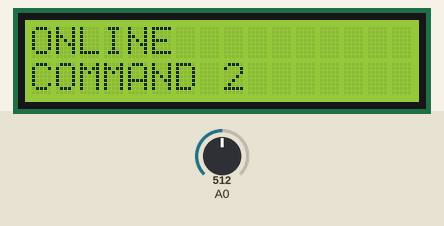
Bench run of a sketch on a simulated Arduino Uno, built with avr-gcc and run on an emulated ATmega328P. Parts: 16×2 character LCD. The inputs (shaded band) are chosen by the test bench; at power-on: A0 = 512. What the sketch prints to the serial monitor is not drawn.

Above: at 1.2 s.
1.3 s: A0 set to 936
At 2.2 s:
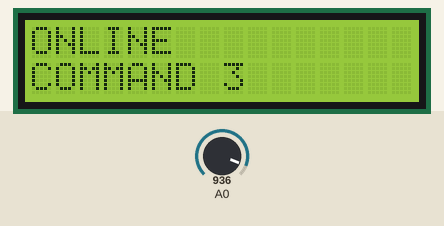
2.9 s: A0 set to 962
At 4.1 s:
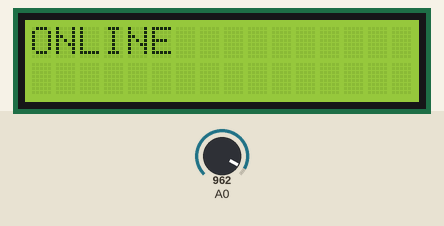
4.4 s: A0 set to 340
At 5.6 s:
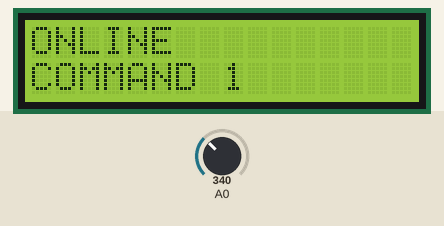
5.9 s: A0 set to 1010
At 6.4 s:
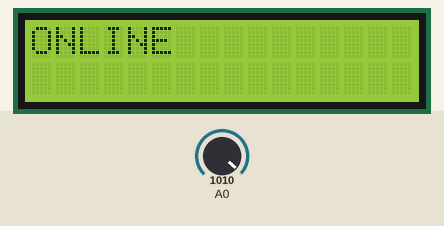
7.4 s: A0 set to 900
At 8.0 s:
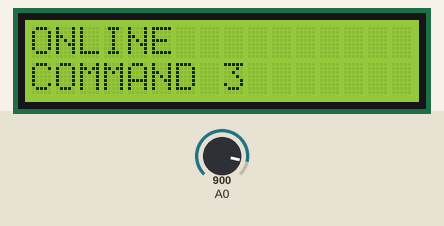
Timing chart, 0 to 9.9 s (numbered marks = the images above; inputs shaded):
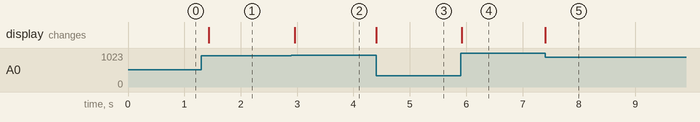

Measured:
- the behaviour switches between 949 and 950 on A0 (found by bisection; images 1 and 2)
- after the input at 1.3 s, the display: changes after 0.13 s (image 1)
- after the input at 2.9 s, the display: changes after 0.06 s (image 2)
- after the input at 4.4 s, the display: changes at once (image 3)
- after the input at 5.9 s, the display: changes at once (image 4)
- after the input at 7.4 s, the display: changes at once (image 5)

The sketch:

LCD-Control.ino
```cpp
// (licence header left out)
#include <LiquidCrystal.h>
#include <ArduinoJson.h>

LiquidCrystal lcd(8, 9, 4, 5, 6, 7);

int lcd_key     = 0;
int adc_key_in  = 0;

#define btnRIGHT  0
#define btnUP     1
#define btnDOWN   2
#define btnLEFT   3
#define btnSELECT 4
#define btnNONE   5

String JumpWaySensorType = "LCD Keypad";
String JumpWaySensorID = "1";

String jsonString = "";
String inputString = "";

int debounceWait = 150;

int read_LCD_buttons(){

    adc_key_in = analogRead(0);

    if (adc_key_in > 1000) return btnNONE;
    if (adc_key_in < 50)   return btnRIGHT;
    if (adc_key_in < 350)  return btnUP;
    if (adc_key_in < 650)  return btnDOWN;
    if (adc_key_in < 950)  return btnLEFT;

    return btnNONE;
}

void setup(){

   Serial.begin(9600);
   lcd.begin(16, 2);
   lcd.setCursor(0,0);
   lcd.print("ONLINE");

}

void incoming(){

  while (Serial.available()) {

    char inChar = (char)Serial.read();

    inputString += inChar;

    if (inChar == '\n') {

      StaticJsonBuffer<200> jsonBuffer;
      JsonObject& root = jsonBuffer.parseObject(inputString);

      String Actuator = root["ActuatorID"];
      String Command = root["Command"];
      int CommandValue = root["CommandValue"];

      if(Command=="TOGGLE"){

          commands(CommandValue);

      }

    }
    inputString = "";
  }

}

void commands(int button){

   switch (button){

       case 1:{

             lcd.print("COMMAND 1");
             jsonString = "{\"Sensor\":\""+JumpWaySensorType+"\",\"SensorID\":\""+JumpWaySensorID+"\",\"SensorValue\": \"1\"}";
             delay(debounceWait);
             Serial.println(jsonString);
             break;

       }

       case 2:{

             lcd.print("COMMAND 2");
             jsonString = "{\"Sensor\":\""+JumpWaySensorType+"\",\"SensorID\":\""+JumpWaySensorID+"\",\"SensorValue\": \"2\"}";
             delay(debounceWait);
             Serial.println(jsonString);
             break;

       }
       case 3:{

             lcd.print("COMMAND 3");
             jsonString = "{\"Sensor\":\""+JumpWaySensorType+"\",\"SensorID\":\""+JumpWaySensorID+"\",\"SensorValue\": \"3\"}";
             delay(debounceWait);
             Serial.println(jsonString);
             break;

       }

       case 4:{

             lcd.print("COMMAND 4");
             jsonString = "{\"Sensor\":\""+JumpWaySensorType+"\",\"SensorID\":\""+JumpWaySensorID+"\",\"SensorValue\": \"4\"}";
             delay(debounceWait);
             Serial.println(jsonString);
            break;

       }

   }

}

void loop(){

   lcd.setCursor(0,1);
   lcd_key = read_LCD_buttons();

   jsonString = "";

   switch (lcd_key){

       case btnUP:{

             commands(1);
             break;

       }

       case btnDOWN:{

             commands(2);
             break;

       }
       case btnLEFT:{

             commands(3);
             break;

       }

       case btnRIGHT:{

             commands(4);
             break;
       }

       case btnNONE:{

            lcd.print("         ");
            break;
       }

       delay(5000);

   }
}
```
